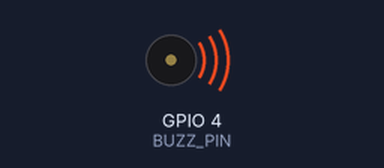
The sketch below on a simulated ESP32. Parts: buzzer (waves = sounding).

Above: at 0.15 s.
Timing chart, 0 to 3.0 s (numbered marks = the images above):
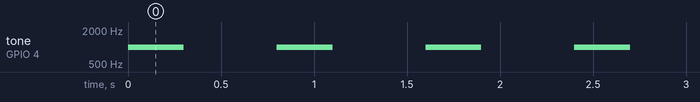

Measured:
- by itself, tone on GPIO 4 (BUZZ_PIN): alternates 1000 Hz for 0.30 s and silent for 0.50 s

The sketch:

sketch.ino
```cpp
#define BUZZ_PIN 4

void TaskBuzzer(void *pvParameters) {
  pinMode(BUZZ_PIN, OUTPUT);

  while (1) {
    tone(BUZZ_PIN, 1000);
    vTaskDelay(300 / portTICK_PERIOD_MS);

    noTone(BUZZ_PIN);
    vTaskDelay(500 / portTICK_PERIOD_MS);
  }
}

void setup() {
  // pilih core
  //xTaskCreatePinnedToCore(TaskBuzzer, "BUZZ", 2048, NULL, 1, NULL, 0); // core 0
  xTaskCreatePinnedToCore(TaskBuzzer, "BUZZ", 2048, NULL, 1, NULL, 1); // core 1
}

void loop() {}
```
